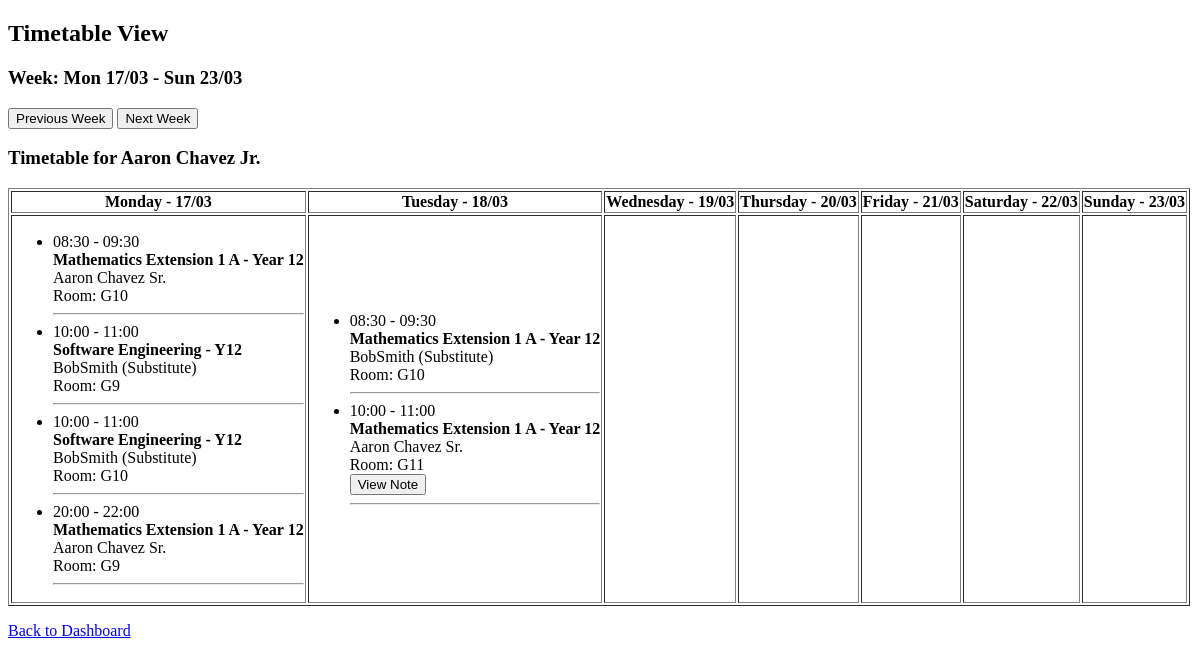
The app's page /timetable (signed in) with its own data.
### models.py (models this page shows, shortened)
class User(db.Model, UserMixin):
    id = db.Column(db.Integer, primary_key=True)
    username = db.Column(db.String(50), unique=True, nullable=False)
    password = db.Column(db.String(100), nullable=False)
    role = db.Column(db.String(10), nullable=False)  # 'student', 'staff', 'admin'
    year_group = db.Column(db.String(10), nullable=True)

class Timetable(db.Model):
    id = db.Column(db.Integer, primary_key=True)
    date = db.Column(db.Date, nullable=False)
    week = db.Column(db.Integer, nullable=False)
    day_of_week = db.Column(db.String(10), nullable=False)
    subject = db.Column(db.String(100), nullable=False)
    teacher = db.Column(db.String(100), nullable=False)
    start_time = db.Column(db.Time, nullable=False)
    end_time = db.Column(db.Time, nullable=False)
    room = db.Column(db.String(100), nullable=True)
    is_substitute = db.Column(db.Boolean, default=False)
    users = db.relationship('User', secondary=user_timetable, backref=db.backref('timetables', lazy='dynamic'))

### app.py (the view)
@app.route('/timetable', methods=['GET', 'POST'])
def timetable():
    if 'user_id' not in session:
        flash("Please log in to view your timetable.", "warning")
        return redirect(url_for('login'))
    user_id = session['user_id']
    user = User.query.get(user_id)
    if "week_offset" not in session:
        session["week_offset"] = 0
    if request.method == "POST" and "week_change" in request.form:
        session["week_offset"] += int(request.form["week_change"])
    today = datetime.today()
    week_start = (today - timedelta(days=today.weekday())).replace(hour=0, minute=0, second=0, microsecond=0) + timedelta(weeks=session["week_offset"])
    return display_timetable(user, week_start, session['role'])

### templates/timetable.html (shortened to what this page needs)
<!DOCTYPE html>
<html lang="en">
<head>
</head>
<body>
    <h2>Timetable View</h2>
    <h3>Week: {{ week_range }}</h3>
    <form method="post">
        <button type="submit" name="week_change" value="-1">Previous Week</button>
        <button type="submit" name="week_change" value="1">Next Week</button>
    </form>
    <h3>Timetable for {{ current_user.username }}</h3>
    {% if timetable %}
        <table border="1">
            <tr>
                {% for day in ["Monday", "Tuesday", "Wednesday", "Thursday", "Friday", "Saturday", "Sunday"] %}
                    <th>{{ day }} - {{ (week_start + timedelta(days=loop.index0)).strftime('%d/%m') }}</th>
                {% endfor %}
            </tr>
            <tr>
                {% for day in ["Monday", "Tuesday", "Wednesday", "Thursday", "Friday", "Saturday", "Sunday"] %}
                    <td>
                        <ul>
                            {% for entry in timetable if entry.date.strftime('%A') == day %}
                                <li>
                                    {{ entry.start_time.strftime('%H:%M') }} - {{ entry.end_time.strftime('%H:%M') }}<br>
                                    <strong>{{ entry.subject }}</strong><br>
                                    {{ entry.teacher }}{% if entry.is_substitute %} (Substitute){% endif %}<br>
                                    Room: {{ entry.room if entry.room else "Not assigned" }}<br>
                                    {% if permission_level in ['admin', 'staff'] %}
                                        {% if entry.note %}
                                            <button type="button" onclick="showEditNote('{{ entry.id }}')">Edit Note</button>
                                        {% else %}
                                            <button type="button" onclick="showAddNote('{{ entry.id }}')">Add Note</button>
                                        {% endif %}
                                    {% elif entry.note %}
                                        <button type="button" onclick="viewNote('{{ entry.id }}')">View Note</button>
                                    {% endif %}
                                    <hr>
                                </li>
                            {% endfor %}
                        </ul>
                    </td>
                {% endfor %}
            </tr>
        </table>
    {% else %}
        <p>No timetable entries for this week.</p>
    {% endif %}
    <p><a href="{{ url_for('dashboard') }}">Back to Dashboard</a></p>
</body>
</html>

### records on screen
User: username "Aaron Chavez Jr."
Timetable: start_time "08:30", end_time "09:30", subject "Mathematics Extension 1 A - Year 12", teacher "Aaron Chavez Sr.", room "G10"
Timetable: start_time "10:00", end_time "11:00", subject "Software Engineering - Y12", teacher "BobSmith", is_substitute "(Substitute)", room "G9"
Timetable: start_time "10:00", end_time "11:00", subject "Software Engineering - Y12", teacher "BobSmith", is_substitute "(Substitute)", room "G10"
Timetable: start_time "20:00", end_time "22:00", subject "Mathematics Extension 1 A - Year 12", teacher "Aaron Chavez Sr.", room "G9"
Timetable: start_time "08:30", end_time "09:30", subject "Mathematics Extension 1 A - Year 12", teacher "BobSmith", is_substitute "(Substitute)", room "G10"
Timetable: start_time "10:00", end_time "11:00", subject "Mathematics Extension 1 A - Year 12", teacher "Aaron Chavez Sr.", room "G11"

### other values on screen
{{ week_range }} "Mon 17/03 - Sun 23/03"
{{ day }} "Monday" "Tuesday" "Wednesday" "Thursday" "Friday" "Saturday" "Sunday"
{{ (week_start + timedelta(days=loop.index0)).strftime('%d/%m') }} "17/03" "18/03" "19/03" "20/03" "21/03" "22/03" "23/03"
